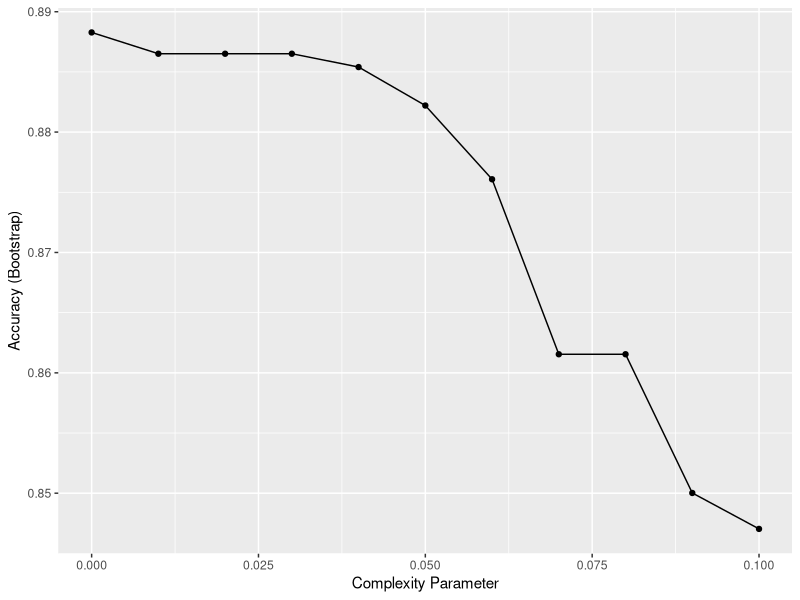

Write the R code that produced this figure.
library(dslabs)
library(caret)
library(tidyverse)
library(rpart)

data(tissue_gene_expression)
set.seed(1991, sample.kind="Rounding") 

y<-tissue_gene_expression$y

x<-tissue_gene_expression$x

train_result<-train(x,y,method='rpart',tuneGrid=data.frame(cp=seq(0, 0.1, 0.01)))
train_result$bestTune

ggplot(train_result,hightlight=TRUE)

#tuning control parameter 

train_result2<-train(x,y,method="rpart",
                    tuneGrid=data.frame(cp=seq(0, 0.1, 0.01)),
                    control = rpart.control(minsplit = 0.1))
train_result$bestTune
tree_terms <- as.character(unique(train_result2$finalModel$frame$var[!(train_result2$finalModel$frame$var == "<leaf>")]))
tree_terms
#varIMp shows the importance of the preictors
varImp(train_result2)
